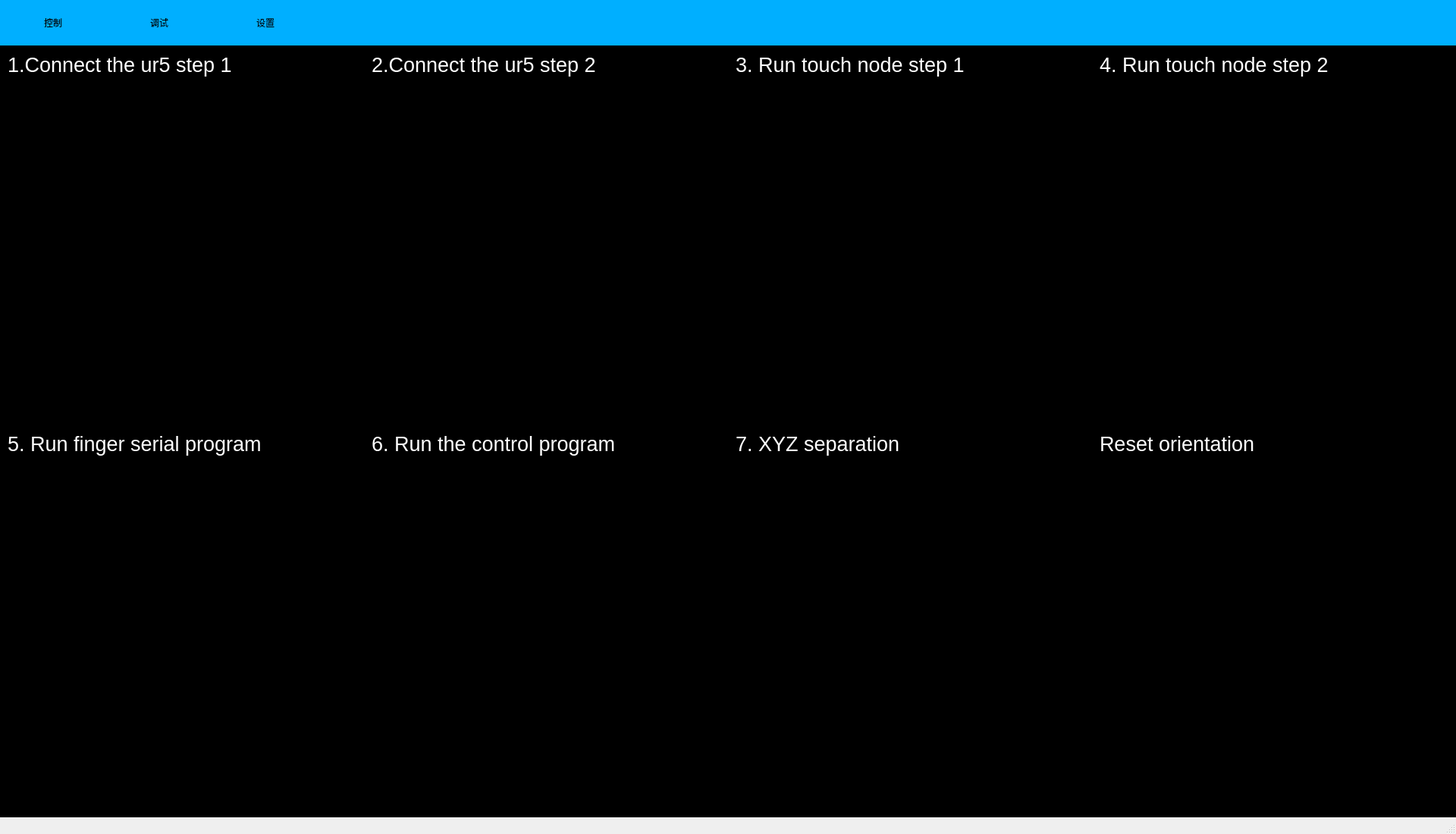
<?xml version="1.0" encoding="UTF-8"?>
<ui version="4.0">
 <class>Main</class>
 <widget class="QMainWindow" name="Main">
  <property name="geometry">
   <rect>
    <x>0</x>
    <y>0</y>
    <width>1920</width>
    <height>1100</height>
   </rect>
  </property>
  <property name="windowTitle">
   <string>Avatar</string>
  </property>
  <property name="styleSheet">
   <string notr="true">QTabBar::tab{
	background-color: rgb(0, 175, 255);
	color:white;
}

QTabBar::tab:selected{
	border-color: white;
	background: white;
	color:black
}
font:  &quot;Ubuntu&quot;;</string>
  </property>
  <widget class="QWidget" name="centralwidget">
   <property name="styleSheet">
    <string notr="true">background:rgb(0, 175, 255);</string>
   </property>
   <widget class="QTabWidget" name="tabWidget">
    <property name="geometry">
     <rect>
      <x>0</x>
      <y>0</y>
      <width>1920</width>
      <height>1178</height>
     </rect>
    </property>
    <property name="styleSheet">
     <string notr="true">QTabWidget::pane{border-width:0px;
border-style: outset;background-color: rgb(255, 255, 255);
}
QTabBar::tab{border-bottom-color: #C2C7CB;
             border-top-left-radius: 0px;
             border-top-right-radius: 0px;
             max-width: 100px; min-width:100px; 
			   min-height:60px;
             font:20px &quot;Ubuntu&quot;;;
             padding: 0px 20px 0px 20px;
 }</string>
    </property>
    <property name="tabPosition">
     <enum>QTabWidget::North</enum>
    </property>
    <property name="tabShape">
     <enum>QTabWidget::Rounded</enum>
    </property>
    <property name="currentIndex">
     <number>1</number>
    </property>
    <property name="elideMode">
     <enum>Qt::ElideRight</enum>
    </property>
    <property name="tabsClosable">
     <bool>false</bool>
    </property>
    <property name="tabBarAutoHide">
     <bool>false</bool>
    </property>
    <widget class="QWidget" name="tab1">
     <property name="font">
      <font>
       <weight>50</weight>
       <bold>false</bold>
      </font>
     </property>
     <property name="autoFillBackground">
      <bool>false</bool>
     </property>
     <property name="styleSheet">
      <string notr="true">background-color: rgb(244, 244, 244);</string>
     </property>
     <attribute name="title">
      <string>控制</string>
     </attribute>
     <widget class="QGroupBox" name="groupBox">
      <property name="geometry">
       <rect>
        <x>30</x>
        <y>20</y>
        <width>381</width>
        <height>611</height>
       </rect>
      </property>
      <property name="font">
       <font>
        <pointsize>20</pointsize>
       </font>
      </property>
      <property name="title">
       <string>机械臂控制</string>
      </property>
      <widget class="QPushButton" name="btn1">
       <property name="geometry">
        <rect>
         <x>10</x>
         <y>50</y>
         <width>361</width>
         <height>60</height>
        </rect>
       </property>
       <property name="font">
        <font>
         <pointsize>16</pointsize>
        </font>
       </property>
       <property name="text">
        <string>1. Connect the ur5 step 1</string>
       </property>
      </widget>
      <widget class="QPushButton" name="btn2">
       <property name="geometry">
        <rect>
         <x>10</x>
         <y>120</y>
         <width>361</width>
         <height>60</height>
        </rect>
       </property>
       <property name="font">
        <font>
         <pointsize>16</pointsize>
        </font>
       </property>
       <property name="text">
        <string>2. Connect the ur5 step 2</string>
       </property>
      </widget>
      <widget class="QPushButton" name="btn3">
       <property name="geometry">
        <rect>
         <x>10</x>
         <y>190</y>
         <width>361</width>
         <height>60</height>
        </rect>
       </property>
       <property name="font">
        <font>
         <pointsize>16</pointsize>
        </font>
       </property>
       <property name="text">
        <string>3. Run touch node step 1</string>
       </property>
      </widget>
      <widget class="QPushButton" name="btn4">
       <property name="geometry">
        <rect>
         <x>10</x>
         <y>260</y>
         <width>361</width>
         <height>60</height>
        </rect>
       </property>
       <property name="font">
        <font>
         <pointsize>16</pointsize>
        </font>
       </property>
       <property name="text">
        <string>4. Run touch node step 2</string>
       </property>
      </widget>
      <widget class="QPushButton" name="btn5">
       <property name="geometry">
        <rect>
         <x>10</x>
         <y>330</y>
         <width>361</width>
         <height>60</height>
        </rect>
       </property>
       <property name="font">
        <font>
         <pointsize>16</pointsize>
        </font>
       </property>
       <property name="text">
        <string>5. Run finger serial program</string>
       </property>
      </widget>
      <widget class="QPushButton" name="btn6">
       <property name="geometry">
        <rect>
         <x>10</x>
         <y>400</y>
         <width>361</width>
         <height>60</height>
        </rect>
       </property>
       <property name="font">
        <font>
         <pointsize>16</pointsize>
        </font>
       </property>
       <property name="text">
        <string>6. Run the control program</string>
       </property>
      </widget>
      <widget class="QPushButton" name="btn7">
       <property name="geometry">
        <rect>
         <x>10</x>
         <y>470</y>
         <width>361</width>
         <height>60</height>
        </rect>
       </property>
       <property name="font">
        <font>
         <pointsize>16</pointsize>
        </font>
       </property>
       <property name="text">
        <string>7. XYZ separation</string>
       </property>
      </widget>
      <widget class="QPushButton" name="btn8">
       <property name="geometry">
        <rect>
         <x>10</x>
         <y>540</y>
         <width>361</width>
         <height>60</height>
        </rect>
       </property>
       <property name="font">
        <font>
         <pointsize>16</pointsize>
        </font>
       </property>
       <property name="text">
        <string>Reset orientation</string>
       </property>
      </widget>
     </widget>
     <widget class="QGroupBox" name="groupBox_2">
      <property name="geometry">
       <rect>
        <x>30</x>
        <y>640</y>
        <width>381</width>
        <height>141</height>
       </rect>
      </property>
      <property name="font">
       <font>
        <pointsize>20</pointsize>
       </font>
      </property>
      <property name="title">
       <string>力感知</string>
      </property>
      <widget class="QLabel" name="label_3">
       <property name="geometry">
        <rect>
         <x>60</x>
         <y>50</y>
         <width>131</width>
         <height>31</height>
        </rect>
       </property>
       <property name="font">
        <font>
         <pointsize>16</pointsize>
        </font>
       </property>
       <property name="text">
        <string>力感知读数：</string>
       </property>
      </widget>
      <widget class="QLabel" name="NDisplay">
       <property name="geometry">
        <rect>
         <x>190</x>
         <y>50</y>
         <width>131</width>
         <height>31</height>
        </rect>
       </property>
       <property name="font">
        <font>
         <pointsize>16</pointsize>
        </font>
       </property>
       <property name="text">
        <string>0 </string>
       </property>
      </widget>
      <widget class="QLabel" name="label_5">
       <property name="geometry">
        <rect>
         <x>80</x>
         <y>90</y>
         <width>101</width>
         <height>31</height>
        </rect>
       </property>
       <property name="font">
        <font>
         <pointsize>16</pointsize>
        </font>
       </property>
       <property name="text">
        <string>受力警告：</string>
       </property>
      </widget>
      <widget class="QLabel" name="NWarning">
       <property name="geometry">
        <rect>
         <x>190</x>
         <y>90</y>
         <width>35</width>
         <height>35</height>
        </rect>
       </property>
       <property name="styleSheet">
        <string notr="true">background-color: rgb(0, 255, 0);
border-radius: 17px;
</string>
       </property>
       <property name="text">
        <string/>
       </property>
      </widget>
     </widget>
     <widget class="QGroupBox" name="groupBox_3">
      <property name="geometry">
       <rect>
        <x>30</x>
        <y>790</y>
        <width>381</width>
        <height>201</height>
       </rect>
      </property>
      <property name="font">
       <font>
        <pointsize>20</pointsize>
       </font>
      </property>
      <property name="title">
       <string>口腔分割</string>
      </property>
      <widget class="QPushButton" name="cvSwitch">
       <property name="geometry">
        <rect>
         <x>140</x>
         <y>50</y>
         <width>231</width>
         <height>51</height>
        </rect>
       </property>
       <property name="font">
        <font>
         <pointsize>16</pointsize>
        </font>
       </property>
       <property name="text">
        <string>关闭</string>
       </property>
      </widget>
      <widget class="QLabel" name="label_11">
       <property name="geometry">
        <rect>
         <x>20</x>
         <y>60</y>
         <width>101</width>
         <height>31</height>
        </rect>
       </property>
       <property name="font">
        <font>
         <pointsize>16</pointsize>
        </font>
       </property>
       <property name="text">
        <string>显示mask：</string>
       </property>
      </widget>
     </widget>
     <widget class="QGroupBox" name="groupBox_4">
      <property name="geometry">
       <rect>
        <x>440</x>
        <y>20</y>
        <width>1461</width>
        <height>971</height>
       </rect>
      </property>
      <property name="font">
       <font>
        <pointsize>20</pointsize>
       </font>
      </property>
      <property name="title">
       <string>摄像头</string>
      </property>
      <widget class="QLabel" name="label_12">
       <property name="geometry">
        <rect>
         <x>10</x>
         <y>50</y>
         <width>1441</width>
         <height>911</height>
        </rect>
       </property>
       <property name="styleSheet">
        <string notr="true">background-color: rgb(0, 0, 0);</string>
       </property>
       <property name="text">
        <string/>
       </property>
      </widget>
     </widget>
    </widget>
    <widget class="QWidget" name="tab2">
     <property name="font">
      <font>
       <family>Ubuntu</family>
       <pointsize>20</pointsize>
       <weight>50</weight>
       <italic>false</italic>
       <bold>false</bold>
      </font>
     </property>
     <property name="styleSheet">
      <string notr="true">background-color: rgb(244, 244, 244);
font: &quot;Ubuntu&quot;;</string>
     </property>
     <attribute name="title">
      <string>调试</string>
     </attribute>
     <widget class="QTextEdit" name="content1">
      <property name="geometry">
       <rect>
        <x>10</x>
        <y>50</y>
        <width>451</width>
        <height>451</height>
       </rect>
      </property>
      <property name="font">
       <font>
        <pointsize>10</pointsize>
        <weight>50</weight>
        <italic>false</italic>
        <bold>false</bold>
       </font>
      </property>
      <property name="styleSheet">
       <string notr="true">background-color: rgb(0, 0, 0);
color:rgb(0, 255, 0);</string>
      </property>
     </widget>
     <widget class="QLabel" name="label">
      <property name="geometry">
       <rect>
        <x>10</x>
        <y>10</y>
        <width>321</width>
        <height>31</height>
       </rect>
      </property>
      <property name="font">
       <font>
        <family>Ubuntu</family>
        <pointsize>20</pointsize>
        <weight>50</weight>
        <italic>false</italic>
        <bold>false</bold>
       </font>
      </property>
      <property name="styleSheet">
       <string notr="true">background-color: rgb(0, 0, 0);
color: rgb(255, 255, 255);</string>
      </property>
      <property name="text">
       <string>1.Connect the ur5 step 1</string>
      </property>
     </widget>
     <widget class="QLabel" name="label_2">
      <property name="geometry">
       <rect>
        <x>490</x>
        <y>10</y>
        <width>311</width>
        <height>31</height>
       </rect>
      </property>
      <property name="font">
       <font>
        <pointsize>20</pointsize>
        <weight>50</weight>
        <italic>false</italic>
        <bold>false</bold>
       </font>
      </property>
      <property name="styleSheet">
       <string notr="true">background-color: rgb(0, 0, 0);
color: rgb(255, 255, 255);</string>
      </property>
      <property name="text">
       <string>2.Connect the ur5 step 2</string>
      </property>
     </widget>
     <widget class="QTextEdit" name="content2">
      <property name="geometry">
       <rect>
        <x>490</x>
        <y>50</y>
        <width>451</width>
        <height>451</height>
       </rect>
      </property>
      <property name="font">
       <font>
        <pointsize>10</pointsize>
        <weight>50</weight>
        <italic>false</italic>
        <bold>false</bold>
       </font>
      </property>
      <property name="styleSheet">
       <string notr="true">background-color: rgb(0, 0, 0);
color:rgb(0, 255, 0);</string>
      </property>
     </widget>
     <widget class="QTextEdit" name="content3">
      <property name="geometry">
       <rect>
        <x>970</x>
        <y>50</y>
        <width>451</width>
        <height>451</height>
       </rect>
      </property>
      <property name="font">
       <font>
        <pointsize>10</pointsize>
        <weight>50</weight>
        <italic>false</italic>
        <bold>false</bold>
       </font>
      </property>
      <property name="styleSheet">
       <string notr="true">background-color: rgb(0, 0, 0);
color:rgb(0, 255, 0);</string>
      </property>
     </widget>
     <widget class="QTextEdit" name="content4">
      <property name="geometry">
       <rect>
        <x>1450</x>
        <y>50</y>
        <width>451</width>
        <height>451</height>
       </rect>
      </property>
      <property name="font">
       <font>
        <pointsize>10</pointsize>
        <weight>50</weight>
        <italic>false</italic>
        <bold>false</bold>
       </font>
      </property>
      <property name="styleSheet">
       <string notr="true">background-color: rgb(0, 0, 0);
color:rgb(0, 255, 0);</string>
      </property>
     </widget>
     <widget class="QLabel" name="label_13">
      <property name="geometry">
       <rect>
        <x>970</x>
        <y>10</y>
        <width>311</width>
        <height>31</height>
       </rect>
      </property>
      <property name="font">
       <font>
        <pointsize>20</pointsize>
        <weight>50</weight>
        <italic>false</italic>
        <bold>false</bold>
       </font>
      </property>
      <property name="styleSheet">
       <string notr="true">background-color: rgb(0, 0, 0);
color: rgb(255, 255, 255);</string>
      </property>
      <property name="text">
       <string>3. Run touch node step 1</string>
      </property>
     </widget>
     <widget class="QLabel" name="label_14">
      <property name="geometry">
       <rect>
        <x>1450</x>
        <y>10</y>
        <width>311</width>
        <height>31</height>
       </rect>
      </property>
      <property name="font">
       <font>
        <pointsize>20</pointsize>
        <weight>50</weight>
        <italic>false</italic>
        <bold>false</bold>
       </font>
      </property>
      <property name="styleSheet">
       <string notr="true">background-color: rgb(0, 0, 0);
color: rgb(255, 255, 255);</string>
      </property>
      <property name="text">
       <string>4. Run touch node step 2</string>
      </property>
     </widget>
     <widget class="QTextEdit" name="content5">
      <property name="geometry">
       <rect>
        <x>10</x>
        <y>550</y>
        <width>451</width>
        <height>451</height>
       </rect>
      </property>
      <property name="font">
       <font>
        <family>Ubuntu</family>
        <pointsize>10</pointsize>
        <weight>50</weight>
        <italic>false</italic>
        <bold>false</bold>
       </font>
      </property>
      <property name="styleSheet">
       <string notr="true">background-color: rgb(0, 0, 0);
color:rgb(0, 255, 0);</string>
      </property>
     </widget>
     <widget class="QLabel" name="label_15">
      <property name="geometry">
       <rect>
        <x>10</x>
        <y>510</y>
        <width>371</width>
        <height>31</height>
       </rect>
      </property>
      <property name="font">
       <font>
        <family>Ubuntu</family>
        <pointsize>20</pointsize>
        <weight>50</weight>
        <italic>false</italic>
        <bold>false</bold>
       </font>
      </property>
      <property name="styleSheet">
       <string notr="true">background-color: rgb(0, 0, 0);
color: rgb(255, 255, 255);</string>
      </property>
      <property name="text">
       <string>5. Run finger serial program</string>
      </property>
     </widget>
     <widget class="QTextEdit" name="content6">
      <property name="geometry">
       <rect>
        <x>490</x>
        <y>550</y>
        <width>451</width>
        <height>451</height>
       </rect>
      </property>
      <property name="font">
       <font>
        <family>Ubuntu</family>
        <pointsize>10</pointsize>
        <weight>50</weight>
        <italic>false</italic>
        <bold>false</bold>
       </font>
      </property>
      <property name="styleSheet">
       <string notr="true">background-color: rgb(0, 0, 0);
color:rgb(0, 255, 0);</string>
      </property>
     </widget>
     <widget class="QLabel" name="label_16">
      <property name="geometry">
       <rect>
        <x>490</x>
        <y>510</y>
        <width>381</width>
        <height>31</height>
       </rect>
      </property>
      <property name="font">
       <font>
        <family>Ubuntu</family>
        <pointsize>20</pointsize>
        <weight>50</weight>
        <italic>false</italic>
        <bold>false</bold>
       </font>
      </property>
      <property name="styleSheet">
       <string notr="true">background-color: rgb(0, 0, 0);
color: rgb(255, 255, 255);</string>
      </property>
      <property name="text">
       <string>6. Run the control program</string>
      </property>
     </widget>
     <widget class="QTextEdit" name="content7">
      <property name="geometry">
       <rect>
        <x>970</x>
        <y>550</y>
        <width>451</width>
        <height>451</height>
       </rect>
      </property>
      <property name="font">
       <font>
        <family>Ubuntu</family>
        <pointsize>10</pointsize>
        <weight>50</weight>
        <italic>false</italic>
        <bold>false</bold>
       </font>
      </property>
      <property name="styleSheet">
       <string notr="true">background-color: rgb(0, 0, 0);
color:rgb(0, 255, 0);</string>
      </property>
     </widget>
     <widget class="QTextEdit" name="content8">
      <property name="geometry">
       <rect>
        <x>1450</x>
        <y>550</y>
        <width>451</width>
        <height>451</height>
       </rect>
      </property>
      <property name="font">
       <font>
        <family>Ubuntu</family>
        <pointsize>10</pointsize>
        <weight>50</weight>
        <italic>false</italic>
        <bold>false</bold>
       </font>
      </property>
      <property name="styleSheet">
       <string notr="true">background-color: rgb(0, 0, 0);
color:rgb(0, 255, 0);</string>
      </property>
     </widget>
     <widget class="QLabel" name="label_17">
      <property name="geometry">
       <rect>
        <x>970</x>
        <y>510</y>
        <width>321</width>
        <height>31</height>
       </rect>
      </property>
      <property name="font">
       <font>
        <family>Ubuntu</family>
        <pointsize>20</pointsize>
        <weight>50</weight>
        <italic>false</italic>
        <bold>false</bold>
       </font>
      </property>
      <property name="styleSheet">
       <string notr="true">background-color: rgb(0, 0, 0);
color: rgb(255, 255, 255);</string>
      </property>
      <property name="text">
       <string>7. XYZ separation</string>
      </property>
     </widget>
     <widget class="QLabel" name="label_18">
      <property name="geometry">
       <rect>
        <x>1450</x>
        <y>510</y>
        <width>321</width>
        <height>31</height>
       </rect>
      </property>
      <property name="font">
       <font>
        <family>Ubuntu</family>
        <pointsize>20</pointsize>
        <weight>50</weight>
        <italic>false</italic>
        <bold>false</bold>
       </font>
      </property>
      <property name="styleSheet">
       <string notr="true">background-color: rgb(0, 0, 0);
color: rgb(255, 255, 255);</string>
      </property>
      <property name="text">
       <string>Reset orientation</string>
      </property>
     </widget>
     <widget class="QWidget" name="widget" native="true">
      <property name="geometry">
       <rect>
        <x>0</x>
        <y>0</y>
        <width>1921</width>
        <height>1021</height>
       </rect>
      </property>
      <property name="styleSheet">
       <string notr="true">background-color: rgb(0, 0, 0);</string>
      </property>
     </widget>
     <zorder>widget</zorder>
     <zorder>content1</zorder>
     <zorder>label</zorder>
     <zorder>label_2</zorder>
     <zorder>content2</zorder>
     <zorder>content3</zorder>
     <zorder>content4</zorder>
     <zorder>label_13</zorder>
     <zorder>label_14</zorder>
     <zorder>content5</zorder>
     <zorder>label_15</zorder>
     <zorder>content6</zorder>
     <zorder>label_16</zorder>
     <zorder>content7</zorder>
     <zorder>content8</zorder>
     <zorder>label_17</zorder>
     <zorder>label_18</zorder>
    </widget>
    <widget class="QWidget" name="tab">
     <property name="styleSheet">
      <string notr="true">background-color: rgb(244, 244, 244);
font: &quot;Ubuntu&quot;;</string>
     </property>
     <attribute name="title">
      <string>设置</string>
     </attribute>
     <widget class="QGroupBox" name="groupBox_5">
      <property name="geometry">
       <rect>
        <x>20</x>
        <y>20</y>
        <width>731</width>
        <height>611</height>
       </rect>
      </property>
      <property name="font">
       <font>
        <family>Ubuntu</family>
        <pointsize>20</pointsize>
        <weight>50</weight>
        <italic>false</italic>
        <bold>false</bold>
       </font>
      </property>
      <property name="title">
       <string>机械臂指令</string>
      </property>
      <widget class="QLabel" name="label_19">
       <property name="geometry">
        <rect>
         <x>30</x>
         <y>60</y>
         <width>31</width>
         <height>31</height>
        </rect>
       </property>
       <property name="font">
        <font>
         <pointsize>16</pointsize>
         <weight>50</weight>
         <italic>false</italic>
         <bold>false</bold>
        </font>
       </property>
       <property name="text">
        <string>1：</string>
       </property>
      </widget>
      <widget class="QLineEdit" name="cmd1">
       <property name="geometry">
        <rect>
         <x>70</x>
         <y>60</y>
         <width>641</width>
         <height>41</height>
        </rect>
       </property>
       <property name="text">
        <string>ping www.baidu.com</string>
       </property>
      </widget>
      <widget class="QLabel" name="label_20">
       <property name="geometry">
        <rect>
         <x>30</x>
         <y>120</y>
         <width>31</width>
         <height>31</height>
        </rect>
       </property>
       <property name="font">
        <font>
         <pointsize>16</pointsize>
         <weight>50</weight>
         <italic>false</italic>
         <bold>false</bold>
        </font>
       </property>
       <property name="text">
        <string>2：</string>
       </property>
      </widget>
      <widget class="QLineEdit" name="cmd2">
       <property name="geometry">
        <rect>
         <x>70</x>
         <y>120</y>
         <width>641</width>
         <height>41</height>
        </rect>
       </property>
       <property name="text">
        <string>roslaunch ur5_moveit_config ur5_moveit_planning_execution.launch</string>
       </property>
      </widget>
      <widget class="QLineEdit" name="cmd3">
       <property name="geometry">
        <rect>
         <x>70</x>
         <y>180</y>
         <width>641</width>
         <height>41</height>
        </rect>
       </property>
       <property name="text">
        <string>sudo chmod 777 /dev/ttyACM0</string>
       </property>
      </widget>
      <widget class="QLabel" name="label_21">
       <property name="geometry">
        <rect>
         <x>30</x>
         <y>180</y>
         <width>31</width>
         <height>31</height>
        </rect>
       </property>
       <property name="font">
        <font>
         <pointsize>16</pointsize>
         <weight>50</weight>
         <italic>false</italic>
         <bold>false</bold>
        </font>
       </property>
       <property name="text">
        <string>3：</string>
       </property>
      </widget>
      <widget class="QLineEdit" name="cmd4">
       <property name="geometry">
        <rect>
         <x>70</x>
         <y>240</y>
         <width>641</width>
         <height>41</height>
        </rect>
       </property>
       <property name="text">
        <string>roslaunch teleoperation run_touch.launch</string>
       </property>
      </widget>
      <widget class="QLabel" name="label_22">
       <property name="geometry">
        <rect>
         <x>30</x>
         <y>240</y>
         <width>31</width>
         <height>31</height>
        </rect>
       </property>
       <property name="font">
        <font>
         <pointsize>16</pointsize>
         <weight>50</weight>
         <italic>false</italic>
         <bold>false</bold>
        </font>
       </property>
       <property name="text">
        <string>4：</string>
       </property>
      </widget>
      <widget class="QLabel" name="label_23">
       <property name="geometry">
        <rect>
         <x>30</x>
         <y>300</y>
         <width>31</width>
         <height>31</height>
        </rect>
       </property>
       <property name="font">
        <font>
         <pointsize>16</pointsize>
         <weight>50</weight>
         <italic>false</italic>
         <bold>false</bold>
        </font>
       </property>
       <property name="text">
        <string>5：</string>
       </property>
      </widget>
      <widget class="QLineEdit" name="cmd5">
       <property name="geometry">
        <rect>
         <x>70</x>
         <y>300</y>
         <width>641</width>
         <height>41</height>
        </rect>
       </property>
       <property name="text">
        <string>roslaunch teleoperation run_serial_control.launch</string>
       </property>
      </widget>
      <widget class="QLabel" name="label_24">
       <property name="geometry">
        <rect>
         <x>30</x>
         <y>360</y>
         <width>31</width>
         <height>31</height>
        </rect>
       </property>
       <property name="font">
        <font>
         <pointsize>16</pointsize>
         <weight>50</weight>
         <italic>false</italic>
         <bold>false</bold>
        </font>
       </property>
       <property name="text">
        <string>6：</string>
       </property>
      </widget>
      <widget class="QLineEdit" name="cmd6">
       <property name="geometry">
        <rect>
         <x>70</x>
         <y>360</y>
         <width>641</width>
         <height>41</height>
        </rect>
       </property>
       <property name="text">
        <string>rosrun teleoperation touch_ctl</string>
       </property>
      </widget>
      <widget class="QLabel" name="label_25">
       <property name="geometry">
        <rect>
         <x>30</x>
         <y>420</y>
         <width>31</width>
         <height>31</height>
        </rect>
       </property>
       <property name="font">
        <font>
         <pointsize>16</pointsize>
         <weight>50</weight>
         <italic>false</italic>
         <bold>false</bold>
        </font>
       </property>
       <property name="text">
        <string>7：</string>
       </property>
      </widget>
      <widget class="QLineEdit" name="cmd7">
       <property name="geometry">
        <rect>
         <x>70</x>
         <y>420</y>
         <width>641</width>
         <height>41</height>
        </rect>
       </property>
       <property name="text">
        <string>python ~/lee/ThroatSwap/src/teleoperation/src/one_xyz_command.py</string>
       </property>
      </widget>
      <widget class="QLabel" name="label_26">
       <property name="geometry">
        <rect>
         <x>30</x>
         <y>480</y>
         <width>31</width>
         <height>31</height>
        </rect>
       </property>
       <property name="font">
        <font>
         <pointsize>16</pointsize>
         <weight>50</weight>
         <italic>false</italic>
         <bold>false</bold>
        </font>
       </property>
       <property name="text">
        <string>8：</string>
       </property>
      </widget>
      <widget class="QLineEdit" name="cmd8">
       <property name="geometry">
        <rect>
         <x>70</x>
         <y>480</y>
         <width>641</width>
         <height>41</height>
        </rect>
       </property>
       <property name="text">
        <string>python ~/lee/ThroatSwap/src/teleoperation/src/orientation_reset.py</string>
       </property>
      </widget>
      <widget class="QPushButton" name="save_btn">
       <property name="geometry">
        <rect>
         <x>30</x>
         <y>540</y>
         <width>681</width>
         <height>61</height>
        </rect>
       </property>
       <property name="font">
        <font>
         <pointsize>20</pointsize>
         <weight>50</weight>
         <italic>false</italic>
         <bold>false</bold>
        </font>
       </property>
       <property name="styleSheet">
        <string notr="true">background-color: rgb(78, 154, 6);
color: rgb(255, 255, 255);</string>
       </property>
       <property name="text">
        <string>保存</string>
       </property>
      </widget>
     </widget>
     <widget class="QGroupBox" name="groupBox_6">
      <property name="geometry">
       <rect>
        <x>20</x>
        <y>650</y>
        <width>741</width>
        <height>321</height>
       </rect>
      </property>
      <property name="font">
       <font>
        <pointsize>20</pointsize>
        <weight>50</weight>
        <italic>false</italic>
        <bold>false</bold>
       </font>
      </property>
      <property name="title">
       <string>系统操作</string>
      </property>
      <widget class="QPushButton" name="shutdown_btn">
       <property name="geometry">
        <rect>
         <x>160</x>
         <y>140</y>
         <width>381</width>
         <height>61</height>
        </rect>
       </property>
       <property name="font">
        <font>
         <pointsize>20</pointsize>
         <weight>50</weight>
         <italic>false</italic>
         <bold>false</bold>
        </font>
       </property>
       <property name="styleSheet">
        <string notr="true">background-color: rgb(204, 0, 0);
color: rgb(255, 255, 255);</string>
       </property>
       <property name="text">
        <string>退出</string>
       </property>
      </widget>
     </widget>
    </widget>
   </widget>
  </widget>
  <widget class="QStatusBar" name="statusBar"/>
 </widget>
 <resources/>
 <connections/>
</ui>
